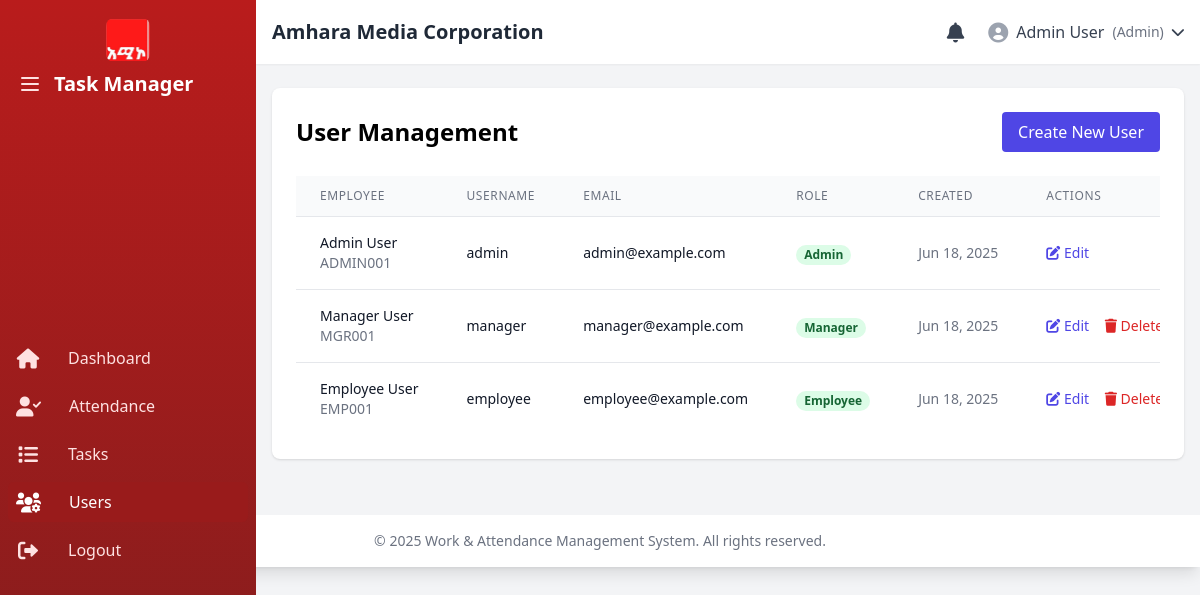
/users.php (signed in), run on the app's committed database.
### tables this page shows
CREATE TABLE users (
    id INT PRIMARY KEY AUTO_INCREMENT,
    employee_number VARCHAR(20) UNIQUE NOT NULL,
    username VARCHAR(50) UNIQUE NOT NULL,
    password VARCHAR(255) NOT NULL,
    email VARCHAR(100) UNIQUE NOT NULL,
    first_name VARCHAR(50) NOT NULL,
    last_name VARCHAR(50) NOT NULL,
    role_id INT NOT NULL,
    avatar VARCHAR(255) DEFAULT 'default-avatar.png',
    average_rating DECIMAL(3,2) DEFAULT 0.00,
    total_ratings INT DEFAULT 0,
    created_at TIMESTAMP DEFAULT CURRENT_TIMESTAMP,
    updated_at TIMESTAMP DEFAULT CURRENT_TIMESTAMP ON UPDATE CURRENT_TIMESTAMP,
    FOREIGN KEY (role_id) REFERENCES roles(id)
);

CREATE TABLE roles (
    id INT PRIMARY KEY AUTO_INCREMENT,
    role_name VARCHAR(50) NOT NULL UNIQUE,
    created_at TIMESTAMP DEFAULT CURRENT_TIMESTAMP
);

### includes/session.php (called while the page is built, shortened)
<?php
function getUserRole() {
    return $_SESSION['role'] ?? null;
}

### users.php (the view, shortened to what this page needs)
<?php
require_once 'includes/header.php';
$conn = getDBConnection();
$stmt = $conn->prepare("
    SELECT u.*, r.role_name
    FROM users u
    JOIN roles r ON u.role_id = r.id
    ORDER BY u.created_at DESC
");
$stmt->execute();
$users = $stmt->fetchAll(PDO::FETCH_ASSOC);
?>
<div class="bg-white shadow rounded-lg p-6">
    <div class="flex justify-between items-center mb-6">
        <h2 class="text-2xl font-bold">User Management</h2>
        <button onclick="document.getElementById('createUserModal').classList.remove('hidden')"
                class="bg-indigo-600 text-white px-4 py-2 rounded hover:bg-indigo-700">
            Create New User
        </button>
    </div>
    <div class="overflow-x-auto">
        <table class="min-w-full divide-y divide-gray-200">
            <thead class="bg-gray-50">
                <tr>
                    <th class="px-6 py-3 text-left text-xs font-medium text-gray-500 uppercase tracking-wider">Employee</th>
                    <th class="px-6 py-3 text-left text-xs font-medium text-gray-500 uppercase tracking-wider">Username</th>
                    <th class="px-6 py-3 text-left text-xs font-medium text-gray-500 uppercase tracking-wider">Email</th>
                    <th class="px-6 py-3 text-left text-xs font-medium text-gray-500 uppercase tracking-wider">Role</th>
                    <th class="px-6 py-3 text-left text-xs font-medium text-gray-500 uppercase tracking-wider">Created</th>
                    <th class="px-6 py-3 text-left text-xs font-medium text-gray-500 uppercase tracking-wider">Actions</th>
                </tr>
            </thead>
            <tbody class="bg-white divide-y divide-gray-200">
                <?php foreach ($users as $user): ?>
                    <tr>
                        <td class="px-6 py-4 whitespace-nowrap">
                            <div class="text-sm font-medium text-gray-900">
                                <?php echo htmlspecialchars($user['first_name'] . ' ' . $user['last_name']); ?>
                            </div>
                            <div class="text-sm text-gray-500">
                                <?php echo htmlspecialchars($user['employee_number']); ?>
                            </div>
                        </td>
                        <td class="px-6 py-4 whitespace-nowrap">
                            <div class="text-sm text-gray-900"><?php echo htmlspecialchars($user['username']); ?></div>
                        </td>
                        <td class="px-6 py-4 whitespace-nowrap">
                            <div class="text-sm text-gray-900"><?php echo htmlspecialchars($user['email']); ?></div>
                        </td>
                        <td class="px-6 py-4 whitespace-nowrap">
                            <span class="px-2 inline-flex text-xs leading-5 font-semibold rounded-full bg-green-100 text-green-800">
                                <?php echo ucfirst($user['role_name']); ?>
                            </span>
                        </td>
                        <td class="px-6 py-4 whitespace-nowrap text-sm text-gray-500">
                            <?php echo date('M d, Y', strtotime($user['created_at'])); ?>
                        </td>
                        <td class="px-6 py-4 whitespace-nowrap text-sm font-medium">
                            <button onclick="openEditModal(<?php echo htmlspecialchars(json_encode($user)); ?>)"
                                    class="text-indigo-600 hover:text-indigo-900 mr-3">
                                <i class="fas fa-edit"></i> Edit
                            </button>
                            <?php if ($user['id'] != $_SESSION['user_id']): ?>
                                <button onclick="openDeleteModal(<?php echo $user['id']; ?>, '<?php echo htmlspecialchars($user['first_name'] . ' ' . $user['last_name']); ?>')"
                                        class="text-red-600 hover:text-red-900">
                                    <i class="fas fa-trash"></i> Delete
                                </button>
                            <?php endif; ?>
                        </td>
                    </tr>
                <?php endforeach; ?>
            </tbody>
        </table>
    </div>
</div>
<?php require_once 'includes/footer.php'; ?>

### includes/header.php (shortened to what this page needs)
<?php
require_once 'includes/session.php';
$role = getUserRole();
$userId = $_SESSION['user_id'];
$conn = getDBConnection();
$stmt = $conn->prepare("SELECT first_name, last_name FROM users WHERE id = ?");
$stmt->execute([$userId]);
$user = $stmt->fetch(PDO::FETCH_ASSOC);
?>
<!DOCTYPE html>
<html lang="en">
<head>
    <script src="https://cdn.tailwindcss.com"></script>
    <link rel="stylesheet" href="https://cdnjs.cloudflare.com/ajax/libs/font-awesome/6.0.0/css/all.min.css">
</head>
<body class="bg-gray-100">
    <div class="fixed top-0 right-0 left-0 bg-white shadow-sm z-20">
        <div class="flex items-center justify-between h-16 px-4 ml-64 transition-all duration-300 ease-in-out" id="topNav">
            <div class="flex items-center">
                <h1 class="text-xl font-semibold text-gray-800">Amhara Media Corporation</h1>
            </div>
            <div class="flex items-center space-x-4">
                <div class="relative">
                    <button id="notificationButton" class="relative p-2 text-gray-700 hover:text-gray-900 focus:outline-none">
                        <i class="fas fa-bell fa-lg"></i>
                    </button>
                </div>
                <div class="relative">
                    <button id="userMenuButton" class="flex items-center text-gray-700 hover:text-gray-900 focus:outline-none">
                        <i class="fas fa-user-circle fa-lg mr-2 text-gray-400"></i>
                        <span class="mr-2"><?php echo htmlspecialchars($user['first_name'] . ' ' . $user['last_name']); ?></span>
                        <span class="text-sm text-gray-500">(<?php echo ucfirst($role); ?>)</span>
                        <i class="fas fa-chevron-down ml-2 text-sm"></i>
                    </button>
                </div>
            </div>
        </div>
    </div>
    <?php require_once 'includes/sidebar.php'; ?>
    <main class="pt-16 ml-64 transition-all duration-300 ease-in-out" id="mainContent">
        <div class="container mx-auto px-4 py-6">

### includes/sidebar.php (shortened to what this page needs)
<?php
$role = getUserRole();
$currentPage = basename($_SERVER['PHP_SELF']);
?>
<div id="sidebar" class="flex flex-col fixed inset-y-0 left-0 text-white expanded transform transition-all duration-300 ease-in-out z-30">
    <img src="assets/logo.jpg" alt="Logo" class="sidebar-logo" />
    <div class="sidebar-toggle-row">
        <button id="sidebarToggle" class="text-red-100 hover:text-white focus:outline-none">
            <svg class="h-6 w-6" fill="none" stroke="currentColor" viewBox="0 0 24 24">
                <path stroke-linecap="round" stroke-linejoin="round" stroke-width="2" d="M4 6h16M4 12h16M4 18h16"/>
            </svg>
        </button>
        <span class="text-xl font-semibold sidebar-text transition-opacity duration-300 ml-3" id="sidebarTitle">Task Manager</span>
    </div>
    <nav class="flex-1 flex flex-col justify-center mt-2 px-2">
        <a href="dashboard.php" class="sidebar-link group px-2 py-2 text-base leading-6 font-medium rounded-md <?php echo $currentPage === 'dashboard.php' ? 'bg-red-800 text-white' : 'text-red-100 hover:bg-red-700 hover:text-white'; ?>" title="Dashboard">
            <span class="sidebar-icon">
                <i class="fas fa-home fa-lg"></i>
            </span>
            <span class="sidebar-text ml-4" id="dashboardText">Dashboard</span>
        </a>
        <?php if ($role === 'admin' || $role === 'manager'): ?>
            <a href="attendance.php" class="sidebar-link group px-2 py-2 text-base leading-6 font-medium rounded-md <?php echo $currentPage === 'attendance.php' ? 'bg-red-800 text-white' : 'text-red-100 hover:bg-red-700 hover:text-white'; ?>" title="Attendance">
                <span class="sidebar-icon"><i class="fas fa-user-check fa-lg"></i></span>
                <span class="sidebar-text ml-4" id="attendanceText">Attendance</span>
            </a>
            <a href="tasks.php" class="sidebar-link group px-2 py-2 text-base leading-6 font-medium rounded-md <?php echo $currentPage === 'tasks.php' ? 'bg-red-800 text-white' : 'text-red-100 hover:bg-red-700 hover:text-white'; ?>" title="Tasks">
                <span class="sidebar-icon"><i class="fas fa-list fa-lg"></i></span>
                <span class="sidebar-text ml-4" id="tasksText">Tasks</span>
            </a>
        <?php endif; ?>
        <?php if ($role === 'admin'): ?>
            <a href="users.php" class="sidebar-link group px-2 py-2 text-base leading-6 font-medium rounded-md <?php echo $currentPage === 'users.php' ? 'bg-red-800 text-white' : 'text-red-100 hover:bg-red-700 hover:text-white'; ?>" title="Users">
                <span class="sidebar-icon"><i class="fas fa-users-cog fa-lg"></i></span>
                <span class="sidebar-text ml-4" id="usersText">Users</span>
            </a>
        <?php endif; ?>
        <a href="logout.php" class="sidebar-link group px-2 py-2 text-base leading-6 font-medium rounded-md text-red-100 hover:bg-red-700 hover:text-white" title="Logout">
            <span class="sidebar-icon"><i class="fas fa-sign-out-alt fa-lg"></i></span>
            <span class="sidebar-text ml-4" id="logoutText">Logout</span>
        </a>
    </nav>
</div>

### includes/footer.php (shortened to what this page needs)
    </main>
    <footer class="bg-white shadow-lg mt-8">
        <div class="max-w-7xl mx-auto py-4 px-4 sm:px-6 lg:px-8">
            <p class="text-center text-gray-500 text-sm">
                &copy; <?php echo date('Y'); ?> Work & Attendance Management System. All rights reserved.
            </p>
        </div>
    </footer>
</body>
</html>

### includes/sidebar.php (style rules this page uses)
#sidebar { background: linear-gradient(180deg, #b91c1c 0%, #7f1d1d 100%); }
#sidebar.expanded { width: 256px !important; min-width: 256px !important; max-width: 256px !important; }
#sidebar .sidebar-text { transition: opacity 0.2s, width 0.2s; white-space: nowrap; }
#sidebar .sidebar-icon { min-width: 24px; text-align: center; margin-right: 0; display: flex; align-items: center; justify-content: center; }
#sidebar .sidebar-link { display: flex; align-items: center; gap: 0.75rem; margin-bottom: 8px; margin-top: 0; transition: padding 0.2s; }
#sidebar .sidebar-logo { width: 44px; height: 44px; object-fit: contain; border-radius: 8px; margin: 18px auto 8px auto; display: block; transition: width 0.2s, height 0.2s, margin 0.2s; }
#sidebar .sidebar-toggle-row { width: 100%; display: flex; align-items: center; margin-bottom: 10px; margin-top: 0; transition: justify-content 0.2s, padding 0.2s; }
#sidebar.expanded .sidebar-toggle-row { justify-content: flex-start; padding-left: 18px; }

### data on the page
users: first_name+last_name "Admin User", employee_number "ADMIN001", username "admin", email "admin@example.com", role.role_name "Admin", created_at "Jun 18, 2025"
users: first_name+last_name "Manager User", employee_number "MGR001", username "manager", email "manager@example.com", role.role_name "Manager", created_at "Jun 18, 2025"
users: first_name+last_name "Employee User", employee_number "EMP001", username "employee", email "employee@example.com", role.role_name "Employee", created_at "Jun 18, 2025"

### other printed values
$role "Admin"
